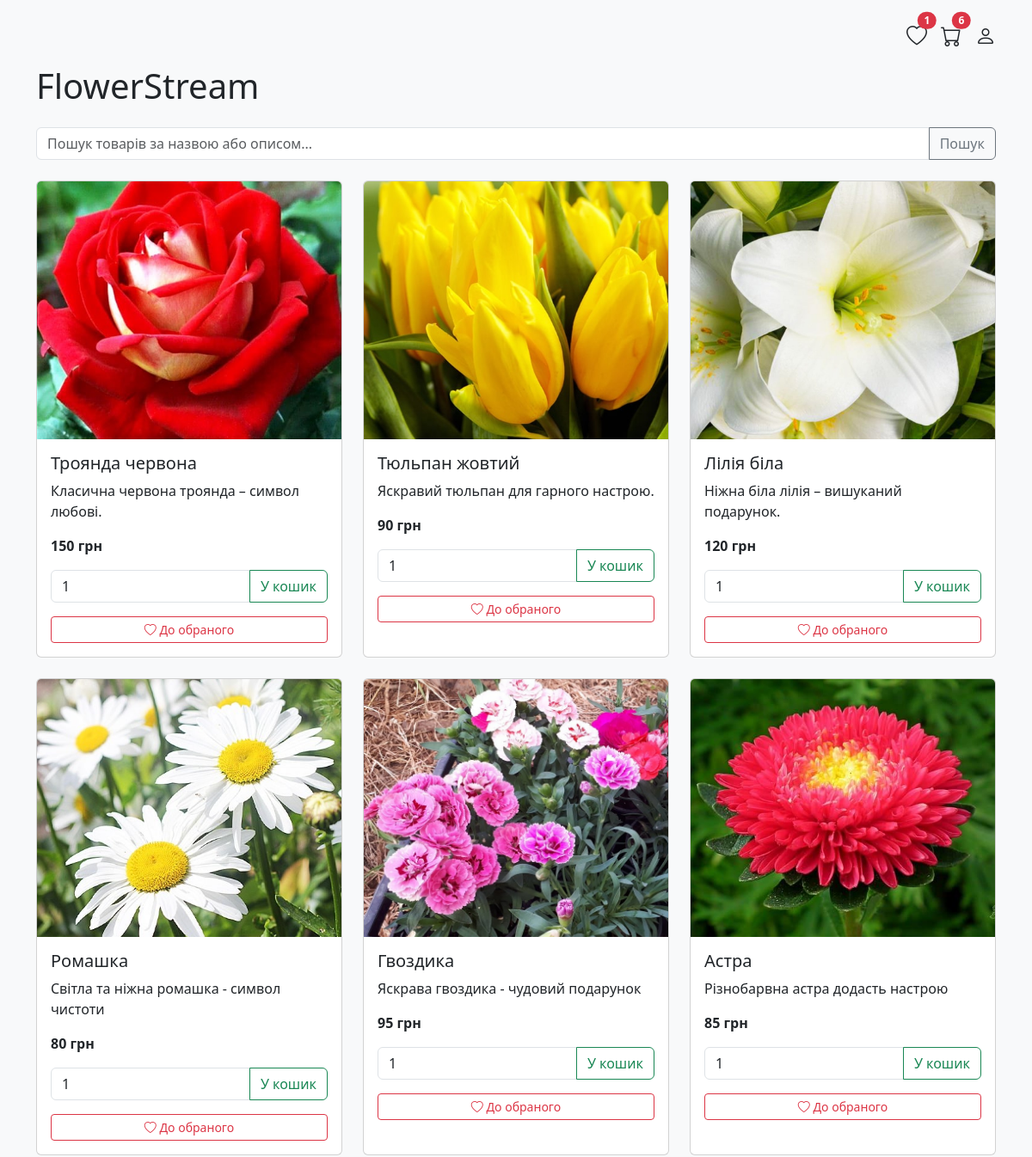
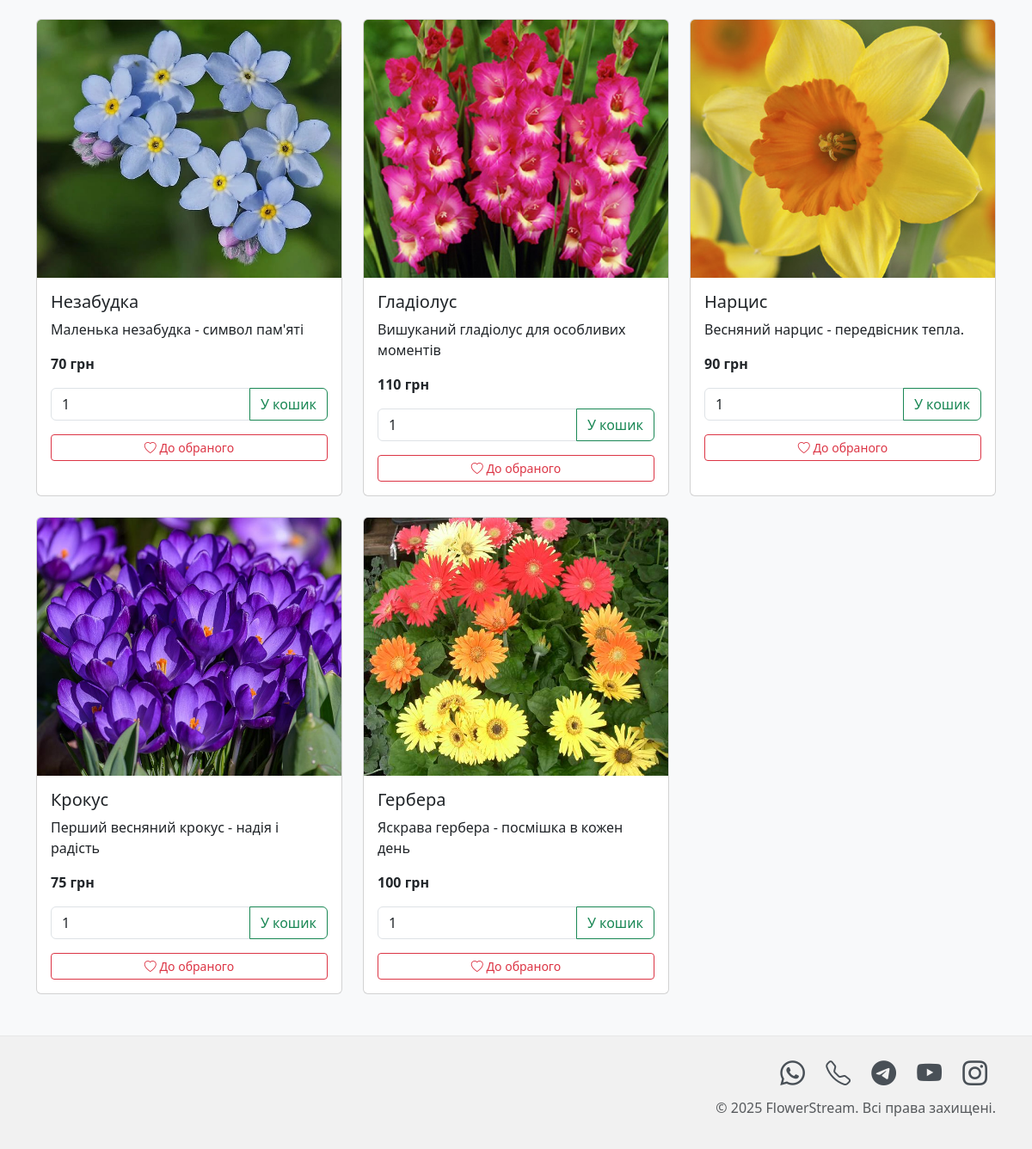
/ (signed in), run on the app's committed database (2 pictures, top to bottom).
### tables this page shows
CREATE TABLE products (
            id INTEGER PRIMARY KEY AUTOINCREMENT,
            name TEXT NOT NULL,
            description TEXT,
            price REAL NOT NULL,
            image_url TEXT
        );

### app/app.py (the view)
@app.route('/')
def home():
    is_admin = session.get('is_admin', False)
    user_logged_in = session.get('user_id') is not None
    search_query = request.args.get('search_query') # Get search query
    sort_order = request.args.get('sort')  # 'price_asc' or 'price_desc'
    flowers = load_products_from_db(search_query, sort_order) # Pass it to the loading function
    cart = []
    cart_count = 0
    favorites = []
    edit_mode = session.get('edit_mode', False)
    if user_logged_in:
        cart = session.get('cart', [])
        cart_count = sum(item['quantity'] for item in cart) if cart else 0
        favorites = session.get('favorites', [])
    else:
        session.pop('cart', None)
        session.pop('favorites', None)
        session.pop('edit_mode', None)
    return render_template('home.html', flowers=flowers, is_admin=is_admin,
                           cart_count=cart_count, favorites=favorites,
                           user_logged_in=user_logged_in, edit_mode=edit_mode,
                           search_query=search_query) # Pass search_query to template

### app/app.py (called while the page is built)
def get_db_connection():
    db = getattr(g, '_database', None)
    if db is None:
        if DATABASE is None:
            raise RuntimeError("Environment variable 'DATABASE' is not set. Check your .env file.")
        db = sqlite3.connect(DATABASE)
        db.row_factory = sqlite3.Row
    return db

@app.teardown_appcontext
def close_connection(exception):
    db = getattr(g, '_database', None)
    if db is not None:
        db.close()

def load_products_from_db(search_term=None, sort_order=None):
    db = get_db_connection()
    cursor = db.cursor()
    base_query = "SELECT * FROM products"
    conditions = []
    params = []
    if search_term:
        conditions.append("(name LIKE ? OR description LIKE ?)")
        search_pattern = f"%{search_term}%"
        params.extend([search_pattern, search_pattern])
    if conditions:
        base_query += " WHERE " + " AND ".join(conditions)
    if sort_order == 'price_asc':
        base_query += " ORDER BY price ASC"
    elif sort_order == 'price_desc':
        base_query += " ORDER BY price DESC"
    else:
        base_query += " ORDER BY id ASC"
    cursor.execute(base_query, params)
    return cursor.fetchall()

### app/templates/home.html (shortened to what this page needs)
<!DOCTYPE html>
<html lang="uk">
<head>
    <link href="https://cdn.jsdelivr.net/npm/bootstrap@5.3.0/dist/css/bootstrap.min.css" rel="stylesheet">
    <link rel="stylesheet" href="https://cdn.jsdelivr.net/npm/bootstrap-icons@1.10.5/font/bootstrap-icons.css">
</head>
<body>
<div class="container py-4">
    <div class="d-flex justify-content-end align-items-center mb-3">
        <a href="{{ url_for('view_favorites') }}" class="text-dark me-3 position-relative" title="Улюблене">
            <i class="bi bi-heart fs-4"></i>
            {% set fav_count = favorites|length %}
            {% if fav_count > 0 %}
            <span class="position-absolute top-0 start-100 translate-middle badge rounded-pill bg-danger">
                {{ fav_count }}
            </span>
            {% endif %}
        </a>
        <a href="{{ url_for('view_cart') }}" class="text-dark me-3 position-relative" title="Кошик">
            <i class="bi bi-cart fs-4"></i>
            {% if cart_count > 0 %}
            <span class="position-absolute top-0 start-100 translate-middle badge rounded-pill bg-danger">
                {{ cart_count }}
            </span>
            {% endif %}
        </a>
        <a href="{{ url_for('profile') if session.get('user_id') else url_for('login') }}" class="text-dark" title="Кабінет">
            <i class="bi bi-person fs-4"></i>
        </a>
    </div>
    <h1 class="mb-4">FlowerStream</h1>
    <form method="GET" action="{{ url_for('home') }}" class="mb-4">
        <div class="input-group">
            <input type="text" class="form-control" placeholder="Пошук товарів за назвою або описом..." name="search_query" value="{{ search_query if search_query }}">
            <button class="btn btn-outline-secondary" type="submit">Пошук</button>
        </div>
    </form>
    <div class="row">
        {% for flower in flowers %}
        <div class="col-md-4 mb-4">
            <div class="card h-100">
                <a href="{{ url_for('product_detail', product_id=flower.id) }}" class="card-link">
                    <img src="{{ flower.image_url if flower.image_url else 'https://placehold.co/400x200/cccccc/333333?text=No+Image' }}" class="card-img-top flower-card-img" alt="{{ flower.name }}" onerror="this.onerror=null;this.src='https://placehold.co/400x200/cccccc/333333?text=No+Image';">
                </a>
                <div class="card-body">
                    {% if session.get('is_admin') and edit_mode %}
                    <form method="POST" action="{{ url_for('edit_flower', flower_id=flower.id) }}" enctype="multipart/form-data">
                        <input type="text" class="form-control mb-2" name="name" value="{{ flower.name }}">
                        <textarea class="form-control mb-2" name="description">{{ flower.description }}</textarea>
                        <input type="number" class="form-control mb-2" name="price" value="{{ flower.price }}" step="0.01">
                        <div class="mb-3">
                            <label for="editFlowerImage-{{ flower.id }}" class="form-label">Змінити зображення</label>
                            <input class="form-control" type="file" id="editFlowerImage-{{ flower.id }}" name="image" accept="image/*">
                        </div>
                        <button type="submit" class="btn btn-sm btn-success w-100">Зберегти зміни</button>
                    </form>
                    <form method="POST" action="{{ url_for('delete_flower', flower_id=flower.id) }}" class="mt-2" onsubmit="return confirm('Ви впевнені, що хочете видалити цей товар?');">
                        <button type="submit" class="btn btn-sm btn-danger w-100">Видалити товар</button>
                    </form>
                    {% else %}
                    <a href="{{ url_for('product_detail', product_id=flower.id) }}" class="card-link">
                        <h5 class="card-title">{{ flower.name }}</h5>
                    </a>
                    <p class="card-text">{{ flower.description }}</p>
                    <p class="card-text fw-bold">
                        {% if flower.price == flower.price | int %}
                            {{ flower.price | int }} грн
                        {% else %}
                            {{ "%.2f"|format(flower.price) }} грн
                        {% endif %}
                    </p>
                    <form method="POST" action="{{ url_for('add_to_cart', flower_id=flower.id) }}" class="mt-2">
                        <div class="input-group mb-2">
                            <input type="number" name="quantity" class="form-control" value="1" min="1" aria-label="Кількість" aria-describedby="add-to-cart-button">
                            <button class="btn btn-outline-success" type="submit" id="add-to-cart-button">У кошик</button>
                        </div>
                    </form>
                    <form method="POST" action="{{ url_for('add_to_favorites', flower_id=flower.id) }}">
                        <button class="btn btn-outline-danger btn-sm mt-2 w-100">
                            <i class="bi bi-heart"></i> До обраного
                        </button>
                    </form>
                    {% endif %}
                </div>
            </div>
        </div>
        {% endfor %}
    </div>
</div>
<footer class="footer mt-auto">
    <div class="container text-end">
        <div class="social-icons">
            <a href="https://wa.me/PHONE_NUMBER" target="_blank" title="WhatsApp"><i class="bi bi-whatsapp"></i></a>
            <a href="tel:PHONE_NUMBER" title="Телефон"><i class="bi bi-telephone"></i></a>
            <a href="https://t.me/tarassts" target="_blank" title="Telegram"><i class="bi bi-telegram"></i></a>
            <a href="https://www.youtube.com/YOUTUBE_CHANNEL" target="_blank" title="YouTube"><i class="bi bi-youtube"></i></a>
            <a href="https://www.instagram.com/INSTAGRAM_USERNAME" target="_blank" title="Instagram"><i class="bi bi-instagram"></i></a>
        </div>
        <p class="text-muted mt-2">&copy; {{ 'now' | date('%Y') }} FlowerStream. Всі права захищені.</p>
    </div>
</footer>
</body>
</html>

### app/templates/home.html (style rules this page uses)
body { display: flex; flex-direction: column; min-height: 100vh; background-color: #f8f9fa; }
.container.py-4 { flex: 1; }
.bi { transition: color 0.2s ease; }
.footer { background-color: #f1f1f1; padding: 20px 0; text-align: center; border-top: 1px solid #e7e7e7; }
.social-icons a { font-size: 1.8rem; margin: 0 10px; color: #495057; transition: color 0.3s ease; }
.flower-card-img { height: 300px; object-fit: cover; }
.card-link { text-decoration: none; color: inherit; }

### data on the page
products: image_url (picture), name "Троянда червона", description "Класична червона троянда – символ любові.", price "150"
products: image_url (picture), name "Тюльпан жовтий", description "Яскравий тюльпан для гарного настрою.", price "90"
products: image_url (picture), name "Лілія біла", description "Ніжна біла лілія – вишуканий подарунок.", price "120"
products: image_url (picture), name "Ромашка", description "Світла та ніжна ромашка - символ чистоти", price "80"
products: image_url (picture), name "Гвоздика", description "Яскрава гвоздика - чудовий подарунок", price "95"
products: image_url (picture), name "Астра", description "Різнобарвна астра додасть настрою", price "85"
products: image_url (picture), name "Незабудка", description "Маленька незабудка - символ пам'яті", price "70"
products: image_url (picture), name "Гладіолус", description "Вишуканий гладіолус для особливих моментів", price "110"
products: image_url (picture), name "Нарцис", description "Весняний нарцис - передвісник тепла.", price "90"
products: image_url (picture), name "Крокус", description "Перший весняний крокус - надія і радість", price "75"
products: image_url (picture), name "Гербера", description "Яскрава гербера - посмішка в кожен день", price "100"

### other printed values
{{ fav_count }} "1"
{{ cart_count }} "6"
